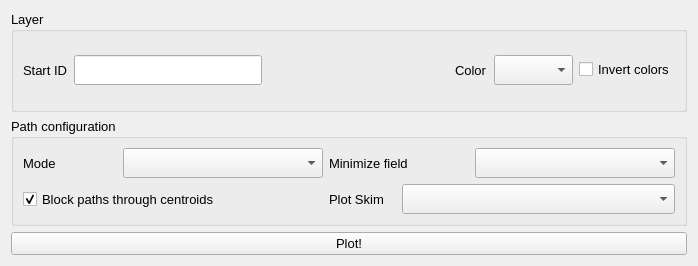
<?xml version="1.0" encoding="UTF-8"?>
<ui version="4.0">
 <class>Form</class>
 <widget class="QWidget" name="Form">
  <property name="geometry">
   <rect>
    <x>0</x>
    <y>0</y>
    <width>698</width>
    <height>266</height>
   </rect>
  </property>
  <property name="windowTitle">
   <string>Skim viewer</string>
  </property>
  <layout class="QVBoxLayout" name="verticalLayout">
   <item>
    <widget class="QGroupBox" name="layer_config">
     <property name="font">
      <font>
       <pointsize>10</pointsize>
      </font>
     </property>
     <property name="title">
      <string>Layer</string>
     </property>
     <layout class="QGridLayout" name="gridLayout_2">
      <item row="0" column="1">
       <widget class="QLineEdit" name="line_start_id">
        <property name="minimumSize">
         <size>
          <width>0</width>
          <height>30</height>
         </size>
        </property>
        <property name="text">
         <string/>
        </property>
       </widget>
      </item>
      <item row="0" column="0">
       <widget class="QLabel" name="label_6">
        <property name="text">
         <string>Start ID</string>
        </property>
       </widget>
      </item>
      <item row="0" column="4">
       <widget class="QComboBox" name="cob_color">
        <property name="minimumSize">
         <size>
          <width>0</width>
          <height>30</height>
         </size>
        </property>
       </widget>
      </item>
      <item row="0" column="2">
       <spacer name="hspace_2">
        <property name="orientation">
         <enum>Qt::Horizontal</enum>
        </property>
        <property name="sizeHint" stdset="0">
         <size>
          <width>40</width>
          <height>20</height>
         </size>
        </property>
       </spacer>
      </item>
      <item row="0" column="3">
       <widget class="QLabel" name="label_5">
        <property name="text">
         <string>Color</string>
        </property>
       </widget>
      </item>
      <item row="0" column="5">
       <widget class="QCheckBox" name="chb_invert">
        <property name="text">
         <string>Invert colors</string>
        </property>
       </widget>
      </item>
     </layout>
    </widget>
   </item>
   <item>
    <widget class="QGroupBox" name="graph_config">
     <property name="sizePolicy">
      <sizepolicy hsizetype="Preferred" vsizetype="Preferred">
       <horstretch>0</horstretch>
       <verstretch>0</verstretch>
      </sizepolicy>
     </property>
     <property name="minimumSize">
      <size>
       <width>0</width>
       <height>100</height>
      </size>
     </property>
     <property name="maximumSize">
      <size>
       <width>16777215</width>
       <height>120</height>
      </size>
     </property>
     <property name="font">
      <font>
       <pointsize>10</pointsize>
      </font>
     </property>
     <property name="title">
      <string>Path configuration</string>
     </property>
     <layout class="QGridLayout" name="gridLayout_3">
      <item row="0" column="3" colspan="2">
       <widget class="QLabel" name="label_2">
        <property name="sizePolicy">
         <sizepolicy hsizetype="Preferred" vsizetype="Preferred">
          <horstretch>0</horstretch>
          <verstretch>0</verstretch>
         </sizepolicy>
        </property>
        <property name="font">
         <font>
          <pointsize>10</pointsize>
         </font>
        </property>
        <property name="text">
         <string>Minimize field</string>
        </property>
       </widget>
      </item>
      <item row="1" column="3">
       <widget class="QLabel" name="label_3">
        <property name="text">
         <string>Plot Skim</string>
        </property>
       </widget>
      </item>
      <item row="0" column="0">
       <widget class="QLabel" name="label_1">
        <property name="sizePolicy">
         <sizepolicy hsizetype="Preferred" vsizetype="Preferred">
          <horstretch>0</horstretch>
          <verstretch>0</verstretch>
         </sizepolicy>
        </property>
        <property name="font">
         <font>
          <pointsize>10</pointsize>
         </font>
        </property>
        <property name="text">
         <string>Mode</string>
        </property>
       </widget>
      </item>
      <item row="0" column="5">
       <widget class="QComboBox" name="cob_minimizing">
        <property name="sizePolicy">
         <sizepolicy hsizetype="Preferred" vsizetype="Preferred">
          <horstretch>0</horstretch>
          <verstretch>0</verstretch>
         </sizepolicy>
        </property>
        <property name="minimumSize">
         <size>
          <width>200</width>
          <height>30</height>
         </size>
        </property>
       </widget>
      </item>
      <item row="0" column="1" colspan="2">
       <widget class="QComboBox" name="cob_modes">
        <property name="sizePolicy">
         <sizepolicy hsizetype="Preferred" vsizetype="Fixed">
          <horstretch>0</horstretch>
          <verstretch>0</verstretch>
         </sizepolicy>
        </property>
        <property name="minimumSize">
         <size>
          <width>200</width>
          <height>30</height>
         </size>
        </property>
        <property name="font">
         <font>
          <pointsize>10</pointsize>
          <weight>75</weight>
          <italic>true</italic>
          <bold>true</bold>
         </font>
        </property>
       </widget>
      </item>
      <item row="1" column="0" colspan="2">
       <widget class="QCheckBox" name="block_paths">
        <property name="sizePolicy">
         <sizepolicy hsizetype="Preferred" vsizetype="Preferred">
          <horstretch>0</horstretch>
          <verstretch>0</verstretch>
         </sizepolicy>
        </property>
        <property name="text">
         <string>Block paths through centroids</string>
        </property>
        <property name="checked">
         <bool>true</bool>
        </property>
       </widget>
      </item>
      <item row="1" column="4" colspan="2">
       <widget class="QComboBox" name="cob_skim">
        <property name="minimumSize">
         <size>
          <width>0</width>
          <height>30</height>
         </size>
        </property>
       </widget>
      </item>
     </layout>
    </widget>
   </item>
   <item>
    <widget class="QPushButton" name="but_plot">
     <property name="font">
      <font>
       <pointsize>10</pointsize>
      </font>
     </property>
     <property name="text">
      <string>Plot!</string>
     </property>
    </widget>
   </item>
  </layout>
 </widget>
 <resources/>
 <connections/>
</ui>
